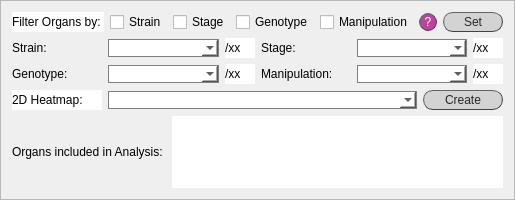
             <widget class="QFrame" name="average_heatmaps_widget">
              <property name="minimumSize">
               <size>
                <width>0</width>
                <height>200</height>
               </size>
              </property>
              <property name="maximumSize">
               <size>
                <width>16777215</width>
                <height>200</height>
               </size>
              </property>
              <property name="frameShape">
               <enum>QFrame::StyledPanel</enum>
              </property>
              <layout class="QVBoxLayout" name="verticalLayout_5">
               <item>
                <layout class="QHBoxLayout" name="horizontalLayout_7">
                 <item>
                  <widget class="QLabel" name="lab_no_ch_51">
                   <property name="minimumSize">
                    <size>
                     <width>0</width>
                     <height>20</height>
                    </size>
                   </property>
                   <property name="maximumSize">
                    <size>
                     <width>16777215</width>
                     <height>20</height>
                    </size>
                   </property>
                   <property name="styleSheet">
                    <string notr="true">font: bold 10pt &quot;Calibri Light&quot;;
background-color: rgb(255, 255, 255);</string>
                   </property>
                   <property name="text">
                    <string>Filter Organs by: </string>
                   </property>
                   <property name="alignment">
                    <set>Qt::AlignLeading|Qt::AlignLeft|Qt::AlignVCenter</set>
                   </property>
                  </widget>
                 </item>
                 <item>
                  <widget class="QCheckBox" name="cB_strain">
                   <property name="minimumSize">
                    <size>
                     <width>0</width>
                     <height>20</height>
                    </size>
                   </property>
                   <property name="maximumSize">
                    <size>
                     <width>16777215</width>
                     <height>20</height>
                    </size>
                   </property>
                   <property name="layoutDirection">
                    <enum>Qt::LeftToRight</enum>
                   </property>
                   <property name="styleSheet">
                    <string notr="true">font: 25 10pt &quot;Calibri Light&quot;;</string>
                   </property>
                   <property name="text">
                    <string>Strain</string>
                   </property>
                  </widget>
                 </item>
                 <item>
                  <widget class="QCheckBox" name="cB_stage">
                   <property name="minimumSize">
                    <size>
                     <width>0</width>
                     <height>20</height>
                    </size>
                   </property>
                   <property name="maximumSize">
                    <size>
                     <width>16777215</width>
                     <height>20</height>
                    </size>
                   </property>
                   <property name="layoutDirection">
                    <enum>Qt::LeftToRight</enum>
                   </property>
                   <property name="styleSheet">
                    <string notr="true">font: 25 10pt &quot;Calibri Light&quot;;</string>
                   </property>
                   <property name="text">
                    <string>Stage</string>
                   </property>
                  </widget>
                 </item>
                 <item>
                  <widget class="QCheckBox" name="cB_genotype">
                   <property name="minimumSize">
                    <size>
                     <width>0</width>
                     <height>20</height>
                    </size>
                   </property>
                   <property name="maximumSize">
                    <size>
                     <width>16777215</width>
                     <height>20</height>
                    </size>
                   </property>
                   <property name="layoutDirection">
                    <enum>Qt::LeftToRight</enum>
                   </property>
                   <property name="styleSheet">
                    <string notr="true">font: 25 10pt &quot;Calibri Light&quot;;</string>
                   </property>
                   <property name="text">
                    <string>Genotype</string>
                   </property>
                  </widget>
                 </item>
                 <item>
                  <widget class="QCheckBox" name="cB_manipulation">
                   <property name="minimumSize">
                    <size>
                     <width>0</width>
                     <height>20</height>
                    </size>
                   </property>
                   <property name="maximumSize">
                    <size>
                     <width>16777215</width>
                     <height>20</height>
                    </size>
                   </property>
                   <property name="layoutDirection">
                    <enum>Qt::LeftToRight</enum>
                   </property>
                   <property name="styleSheet">
                    <string notr="true">font: 25 10pt &quot;Calibri Light&quot;;</string>
                   </property>
                   <property name="text">
                    <string>Manipulation</string>
                   </property>
                  </widget>
                 </item>
                 <item>
                  <widget class="QPushButton" name="q_filters">
                   <property name="minimumSize">
                    <size>
                     <width>18</width>
                     <height>18</height>
                    </size>
                   </property>
                   <property name="maximumSize">
                    <size>
                     <width>18</width>
                     <height>18</height>
                    </size>
                   </property>
                   <property name="styleSheet">
                    <string notr="true">QPushButton{border-radius:9px;
border-width: 1px;
border-style: outset;
border-color: rgb(66, 66, 66);
background-color: rgba(162, 0, 122,180);
color: rgb(255, 255, 255);
font: 9pt &quot;Calibri Light&quot;;}

QPushButton:hover{
background-color: rgb(0, 0, 0);
border-color: #672146
}</string>
                   </property>
                   <property name="text">
                    <string>?</string>
                   </property>
                  </widget>
                 </item>
                 <item>
                  <widget class="QPushButton" name="set_filters">
                   <property name="minimumSize">
                    <size>
                     <width>60</width>
                     <height>20</height>
                    </size>
                   </property>
                   <property name="maximumSize">
                    <size>
                     <width>60</width>
                     <height>20</height>
                    </size>
                   </property>
                   <property name="autoFillBackground">
                    <bool>false</bool>
                   </property>
                   <property name="styleSheet">
                    <string notr="true">QPushButton{border-radius:10px;
border-width: 1px;
border-style: outset;
border-color: rgb(66, 66, 66);
background-color: rgb(211, 211, 211);
color: rgb(39, 39, 39);
font: 10pt &quot;Calibri Light&quot;;}

QPushButton:hover{
background-color: rgba(167, 0, 125, 200);
border-color: #672146;
color: rgb(234, 234, 234);
}

QPushButton:disabled{
background-color: rgb(232, 232, 232);
border-color: rgb(158, 158, 158);
color: rgb(125, 125, 125);
}

QPushButton:checked{
background-color: rgb(107, 0, 80);
border-color: rgb(76, 0, 57);
color: rgb(234, 234, 234);
}</string>
                   </property>
                   <property name="text">
                    <string>Set</string>
                   </property>
                   <property name="checkable">
                    <bool>true</bool>
                   </property>
                  </widget>
                 </item>
                </layout>
               </item>
               <item>
                <layout class="QGridLayout" name="gridLayout_2">
                 <item row="1" column="2">
                  <widget class="QLabel" name="int_of_ch1_3">
                   <property name="minimumSize">
                    <size>
                     <width>30</width>
                     <height>20</height>
                    </size>
                   </property>
                   <property name="maximumSize">
                    <size>
                     <width>30</width>
                     <height>20</height>
                    </size>
                   </property>
                   <property name="styleSheet">
                    <string notr="true">font: 25 10pt &quot;Calibri Light&quot;;
background-color: rgb(255, 255, 255);</string>
                   </property>
                   <property name="text">
                    <string>/xx</string>
                   </property>
                   <property name="alignment">
                    <set>Qt::AlignLeading|Qt::AlignLeft|Qt::AlignVCenter</set>
                   </property>
                  </widget>
                 </item>
                 <item row="1" column="4">
                  <widget class="QComboBox" name="comboBox_manipulation">
                   <property name="minimumSize">
                    <size>
                     <width>0</width>
                     <height>0</height>
                    </size>
                   </property>
                   <property name="maximumSize">
                    <size>
                     <width>16777215</width>
                     <height>16777215</height>
                    </size>
                   </property>
                   <property name="sizeIncrement">
                    <size>
                     <width>0</width>
                     <height>0</height>
                    </size>
                   </property>
                   <property name="styleSheet">
                    <string notr="true">QComboBox {
    border: 1px solid gray;
	font: 25 10pt &quot;Calibri Light&quot;;
}

QComboBox:editable {
    background: white;
}

QComboBox:!editable, QComboBox::drop-down:editable {
     background: rgb(255, 255, 255);
}

/* QComboBox gets the &quot;on&quot; state when the popup is open */
QComboBox:!editable:on, QComboBox::drop-down:editable:on {
    background:rgba(170, 0, 127, 100);
}

QComboBox QAbstractItemView {
    border: 1px solid darkgray;
    selection-background-color:  rgba(162, 0, 122,180);
	font: 25 10pt &quot;Calibri Light&quot;;
}
</string>
                   </property>
                   <property name="currentText">
                    <string/>
                   </property>
                   <property name="currentIndex">
                    <number>-1</number>
                   </property>
                   <property name="maxVisibleItems">
                    <number>13</number>
                   </property>
                  </widget>
                 </item>
                 <item row="0" column="0">
                  <widget class="QLabel" name="label_16">
                   <property name="maximumSize">
                    <size>
                     <width>90</width>
                     <height>16777215</height>
                    </size>
                   </property>
                   <property name="styleSheet">
                    <string notr="true">font: 25 10pt &quot;Calibri Light&quot;;</string>
                   </property>
                   <property name="text">
                    <string>Strain:</string>
                   </property>
                  </widget>
                 </item>
                 <item row="1" column="5">
                  <widget class="QLabel" name="int_of_ch1_4">
                   <property name="minimumSize">
                    <size>
                     <width>30</width>
                     <height>20</height>
                    </size>
                   </property>
                   <property name="maximumSize">
                    <size>
                     <width>30</width>
                     <height>20</height>
                    </size>
                   </property>
                   <property name="styleSheet">
                    <string notr="true">font: 25 10pt &quot;Calibri Light&quot;;
background-color: rgb(255, 255, 255);</string>
                   </property>
                   <property name="text">
                    <string>/xx</string>
                   </property>
                   <property name="alignment">
                    <set>Qt::AlignLeading|Qt::AlignLeft|Qt::AlignVCenter</set>
                   </property>
                  </widget>
                 </item>
                 <item row="0" column="1">
                  <widget class="QComboBox" name="comboBox_strain">
                   <property name="minimumSize">
                    <size>
                     <width>0</width>
                     <height>0</height>
                    </size>
                   </property>
                   <property name="maximumSize">
                    <size>
                     <width>16777215</width>
                     <height>16777215</height>
                    </size>
                   </property>
                   <property name="sizeIncrement">
                    <size>
                     <width>0</width>
                     <height>0</height>
                    </size>
                   </property>
                   <property name="styleSheet">
                    <string notr="true">QComboBox {
    border: 1px solid gray;
	font: 25 10pt &quot;Calibri Light&quot;;
}

QComboBox:editable {
    background: white;
}

QComboBox:!editable, QComboBox::drop-down:editable {
     background: rgb(255, 255, 255);
}

/* QComboBox gets the &quot;on&quot; state when the popup is open */
QComboBox:!editable:on, QComboBox::drop-down:editable:on {
    background:rgba(170, 0, 127, 100);
}

QComboBox QAbstractItemView {
    border: 1px solid darkgray;
    selection-background-color:  rgba(162, 0, 122,180);
	font: 25 10pt &quot;Calibri Light&quot;;
}
</string>
                   </property>
                   <property name="currentText">
                    <string/>
                   </property>
                   <property name="currentIndex">
                    <number>-1</number>
                   </property>
                   <property name="maxVisibleItems">
                    <number>13</number>
                   </property>
                  </widget>
                 </item>
                 <item row="0" column="2">
                  <widget class="QLabel" name="int_of_ch1_2">
                   <property name="minimumSize">
                    <size>
                     <width>30</width>
                     <height>20</height>
                    </size>
                   </property>
                   <property name="maximumSize">
                    <size>
                     <width>30</width>
                     <height>20</height>
                    </size>
                   </property>
                   <property name="styleSheet">
                    <string notr="true">font: 25 10pt &quot;Calibri Light&quot;;
background-color: rgb(255, 255, 255);</string>
                   </property>
                   <property name="text">
                    <string>/xx</string>
                   </property>
                   <property name="alignment">
                    <set>Qt::AlignLeading|Qt::AlignLeft|Qt::AlignVCenter</set>
                   </property>
                  </widget>
                 </item>
                 <item row="0" column="3">
                  <widget class="QLabel" name="label_14">
                   <property name="maximumSize">
                    <size>
                     <width>90</width>
                     <height>16777215</height>
                    </size>
                   </property>
                   <property name="styleSheet">
                    <string notr="true">font: 25 10pt &quot;Calibri Light&quot;;</string>
                   </property>
                   <property name="text">
                    <string>Stage:</string>
                   </property>
                  </widget>
                 </item>
                 <item row="1" column="3">
                  <widget class="QLabel" name="label_17">
                   <property name="maximumSize">
                    <size>
                     <width>90</width>
                     <height>16777215</height>
                    </size>
                   </property>
                   <property name="styleSheet">
                    <string notr="true">font: 25 10pt &quot;Calibri Light&quot;;</string>
                   </property>
                   <property name="text">
                    <string>Manipulation:</string>
                   </property>
                  </widget>
                 </item>
                 <item row="1" column="1">
                  <widget class="QComboBox" name="comboBox_genotype">
                   <property name="minimumSize">
                    <size>
                     <width>0</width>
                     <height>0</height>
                    </size>
                   </property>
                   <property name="maximumSize">
                    <size>
                     <width>16777215</width>
                     <height>16777215</height>
                    </size>
                   </property>
                   <property name="sizeIncrement">
                    <size>
                     <width>0</width>
                     <height>0</height>
                    </size>
                   </property>
                   <property name="styleSheet">
                    <string notr="true">QComboBox {
    border: 1px solid gray;
	font: 25 10pt &quot;Calibri Light&quot;;
}

QComboBox:editable {
    background: white;
}

QComboBox:!editable, QComboBox::drop-down:editable {
     background: rgb(255, 255, 255);
}

/* QComboBox gets the &quot;on&quot; state when the popup is open */
QComboBox:!editable:on, QComboBox::drop-down:editable:on {
    background:rgba(170, 0, 127, 100);
}

QComboBox QAbstractItemView {
    border: 1px solid darkgray;
    selection-background-color:  rgba(162, 0, 122,180);
	font: 25 10pt &quot;Calibri Light&quot;;
}
</string>
                   </property>
                   <property name="currentText">
                    <string/>
                   </property>
                   <property name="currentIndex">
                    <number>-1</number>
                   </property>
                   <property name="maxVisibleItems">
                    <number>13</number>
                   </property>
                  </widget>
                 </item>
                 <item row="0" column="4">
                  <widget class="QComboBox" name="comboBox_stage">
                   <property name="minimumSize">
                    <size>
                     <width>0</width>
                     <height>0</height>
                    </size>
                   </property>
                   <property name="maximumSize">
                    <size>
                     <width>16777215</width>
                     <height>16777215</height>
                    </size>
                   </property>
                   <property name="sizeIncrement">
                    <size>
                     <width>0</width>
                     <height>0</height>
                    </size>
                   </property>
                   <property name="styleSheet">
                    <string notr="true">QComboBox {
    border: 1px solid gray;
	font: 25 10pt &quot;Calibri Light&quot;;
}

QComboBox:editable {
    background: white;
}

QComboBox:!editable, QComboBox::drop-down:editable {
     background: rgb(255, 255, 255);
}

/* QComboBox gets the &quot;on&quot; state when the popup is open */
QComboBox:!editable:on, QComboBox::drop-down:editable:on {
    background:rgba(170, 0, 127, 100);
}

QComboBox QAbstractItemView {
    border: 1px solid darkgray;
    selection-background-color:  rgba(162, 0, 122,180);
	font: 25 10pt &quot;Calibri Light&quot;;
}
</string>
                   </property>
                   <property name="currentText">
                    <string/>
                   </property>
                   <property name="currentIndex">
                    <number>-1</number>
                   </property>
                   <property name="maxVisibleItems">
                    <number>13</number>
                   </property>
                  </widget>
                 </item>
                 <item row="0" column="5">
                  <widget class="QLabel" name="int_of_ch1">
                   <property name="minimumSize">
                    <size>
                     <width>30</width>
                     <height>20</height>
                    </size>
                   </property>
                   <property name="maximumSize">
                    <size>
                     <width>30</width>
                     <height>20</height>
                    </size>
                   </property>
                   <property name="styleSheet">
                    <string notr="true">font: 25 10pt &quot;Calibri Light&quot;;
background-color: rgb(255, 255, 255);</string>
                   </property>
                   <property name="text">
                    <string>/xx</string>
                   </property>
                   <property name="alignment">
                    <set>Qt::AlignLeading|Qt::AlignLeft|Qt::AlignVCenter</set>
                   </property>
                  </widget>
                 </item>
                 <item row="1" column="0">
                  <widget class="QLabel" name="label_18">
                   <property name="maximumSize">
                    <size>
                     <width>90</width>
                     <height>16777215</height>
                    </size>
                   </property>
                   <property name="styleSheet">
                    <string notr="true">font: 25 10pt &quot;Calibri Light&quot;;</string>
                   </property>
                   <property name="text">
                    <string>Genotype: </string>
                   </property>
                  </widget>
                 </item>
                </layout>
               </item>
               <item>
                <layout class="QHBoxLayout" name="horizontalLayout_8">
                 <item alignment="Qt::AlignLeft">
                  <widget class="QLabel" name="lab_no_ch_52">
                   <property name="minimumSize">
                    <size>
                     <width>90</width>
                     <height>20</height>
                    </size>
                   </property>
                   <property name="maximumSize">
                    <size>
                     <width>90</width>
                     <height>20</height>
                    </size>
                   </property>
                   <property name="styleSheet">
                    <string notr="true">font: bold 10pt &quot;Calibri Light&quot;;
background-color: rgb(255, 255, 255);</string>
                   </property>
                   <property name="text">
                    <string>2D Heatmap:</string>
                   </property>
                   <property name="alignment">
                    <set>Qt::AlignLeading|Qt::AlignLeft|Qt::AlignVCenter</set>
                   </property>
                  </widget>
                 </item>
                 <item>
                  <widget class="QComboBox" name="comboBox_all_organs_2">
                   <property name="sizePolicy">
                    <sizepolicy hsizetype="Expanding" vsizetype="Fixed">
                     <horstretch>0</horstretch>
                     <verstretch>0</verstretch>
                    </sizepolicy>
                   </property>
                   <property name="styleSheet">
                    <string notr="true">QComboBox {
    border: 1px solid gray;
	font: 25 10pt &quot;Calibri Light&quot;;
}

QComboBox:editable {
    background: white;
}

QComboBox:!editable, QComboBox::drop-down:editable {
     background: rgb(255, 255, 255);
}

/* QComboBox gets the &quot;on&quot; state when the popup is open */
QComboBox:!editable:on, QComboBox::drop-down:editable:on {
    background:rgba(170, 0, 127, 100);
}

QComboBox QAbstractItemView {
    border: 1px solid darkgray;
    selection-background-color:  rgba(162, 0, 122,180);
	font: 25 10pt &quot;Calibri Light&quot;;
}
</string>
                   </property>
                  </widget>
                 </item>
                 <item>
                  <widget class="QPushButton" name="btn_user_plot_2">
                   <property name="minimumSize">
                    <size>
                     <width>80</width>
                     <height>20</height>
                    </size>
                   </property>
                   <property name="maximumSize">
                    <size>
                     <width>80</width>
                     <height>20</height>
                    </size>
                   </property>
                   <property name="autoFillBackground">
                    <bool>false</bool>
                   </property>
                   <property name="styleSheet">
                    <string notr="true">QPushButton{border-radius:10px;
border-width: 1px;
border-style: outset;
border-color: rgb(66, 66, 66);
background-color: rgb(211, 211, 211);
color: rgb(39, 39, 39);
font: 10pt &quot;Calibri Light&quot;;}

QPushButton:hover{
background-color: rgba(167, 0, 125, 200);
border-color: #672146;
color: rgb(234, 234, 234);
}

QPushButton:disabled{
background-color: rgb(232, 232, 232);
border-color: rgb(158, 158, 158);
color: rgb(125, 125, 125);
}

QPushButton:checked{
background-color: rgb(107, 0, 80);
border-color: rgb(76, 0, 57);
color: rgb(234, 234, 234);
}</string>
                   </property>
                   <property name="text">
                    <string>Create</string>
                   </property>
                   <property name="checkable">
                    <bool>true</bool>
                   </property>
                  </widget>
                 </item>
                </layout>
               </item>
               <item>
                <layout class="QHBoxLayout" name="horizontalLayout_9">
                 <item>
                  <widget class="QLabel" name="label_19">
                   <property name="styleSheet">
                    <string notr="true">font: 25 10pt &quot;Calibri Light&quot;;</string>
                   </property>
                   <property name="text">
                    <string>Organs included in Analysis: </string>
                   </property>
                  </widget>
                 </item>
                 <item>
                  <widget class="QTextEdit" name="organs_included_analysis">
                   <property name="sizePolicy">
                    <sizepolicy hsizetype="Expanding" vsizetype="Preferred">
                     <horstretch>0</horstretch>
                     <verstretch>0</verstretch>
                    </sizepolicy>
                   </property>
                   <property name="minimumSize">
                    <size>
                     <width>0</width>
                     <height>60</height>
                    </size>
                   </property>
                   <property name="maximumSize">
                    <size>
                     <width>16777215</width>
                     <height>80</height>
                    </size>
                   </property>
                   <property name="styleSheet">
                    <string notr="true">QWidget{background-color: rgb(255, 255, 255);
				font: 25 10pt &quot;Calibri Light&quot;;}

QScrollBar:vertical {
	background-color: rgb(255, 255, 255);
  	width: 12px;
}

QScrollBar::handle:vertical {
	background-color: rgb(162, 0, 122);
	min-height: 30px;
	border-radius: 6px;
}

QScrollBar::handle:vertical:hover {
	background-color:rgb(0, 0, 0);
}

QScrollBar:horizontal {
	background-color: rgb(255, 255, 255);
  	height: 12px;
}

QScrollBar::handle:horizontal {
	background-color: rgb(162, 0, 122);
	min-width: 30px;
	border-radius: 6px;
}

QScrollBar::handle:horizontal:hover {
	background-color:rgb(0, 0, 0);
}
</string>
                   </property>
                   <property name="frameShape">
                    <enum>QFrame::NoFrame</enum>
                   </property>
                   <property name="horizontalScrollBarPolicy">
                    <enum>Qt::ScrollBarAlwaysOff</enum>
                   </property>
                   <property name="html">
                    <string>&lt;!DOCTYPE HTML PUBLIC &quot;-//W3C//DTD HTML 4.0//EN&quot; &quot;http://www.w3.org/TR/REC-html40/strict.dtd&quot;&gt;
&lt;html&gt;&lt;head&gt;&lt;meta name=&quot;qrichtext&quot; content=&quot;1&quot; /&gt;&lt;style type=&quot;text/css&quot;&gt;
p, li { white-space: pre-wrap; }
&lt;/style&gt;&lt;/head&gt;&lt;body style=&quot; font-family:'Calibri Light'; font-size:10pt; font-weight:24; font-style:normal;&quot;&gt;
&lt;p align=&quot;center&quot; style=&quot;-qt-paragraph-type:empty; margin-top:12px; margin-bottom:12px; margin-left:0px; margin-right:0px; -qt-block-indent:0; text-indent:0px;&quot;&gt;&lt;br /&gt;&lt;/p&gt;&lt;/body&gt;&lt;/html&gt;</string>
                   </property>
                   <property name="textInteractionFlags">
                    <set>Qt::TextSelectableByKeyboard|Qt::TextSelectableByMouse</set>
                   </property>
                  </widget>
                 </item>
                </layout>
               </item>
              </layout>
             </widget>
